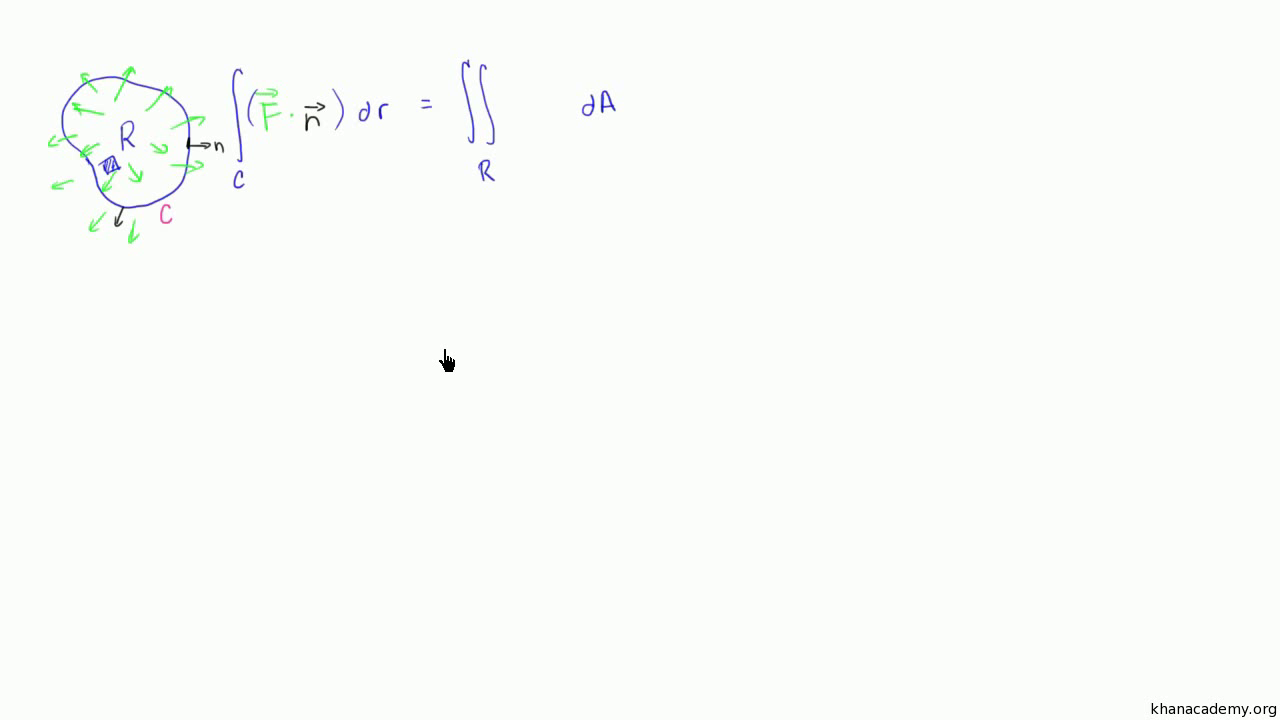
#> input picture Scripts/temp/capture_093779ms.png, 1280 x 720 px
$ python negatevideo.py temp/capture_093779ms.png   (older library calls are emulated)
#> lines starting #> are read from the running program, lines starting #| are printed output that depends on the picture
### Scripts/video.py
#!/usr/bin/env python
import os
import re
import cv2
import numpy as np
import processframe as pf
import ntpath
import sys
import util


class Keyframe:
    # [60 lines left out: functions __init__, new_visual_score, add_default_objs, set_newobj_mask, get_newobj, find_obj and 1 more, not called in this run]


    def fg_bbox(self, default_objs=[]):
        bbox = pf.fgbbox(self.fg_mask)
        return bbox

    # [20 lines left out: functions newobj_bbox, get_keyframes, not called in this run]

class Video:
    def __init__(self, filepath):
        self.filepath = filepath
        self.extension = os.path.splitext(filepath)[1]
        self.videoname = re.sub(self.extension, '', filepath)
        tempcap = cv2.VideoCapture(filepath)
        self.width = int(tempcap.get(3))
        self.height = int(tempcap.get(4))
        self.fps = np.rint(tempcap.get(5))
        self.numframes = np.rint(tempcap.get(7))
        self.startt = 0.0
        self.endt = (self.numframes / self.fps)*1e3
        self.fourcc = int(tempcap.get(6))
        tempcap.release()
        self.default_objs = []

    def add_default_obj(self, obj):
        self.default_objs.append(obj)
        return

    # [20 lines left out: function extract_foreground, not called in this run]


    def negate(self, outfile=None):
        cap = cv2.VideoCapture(self.filepath)
        if outfile==None:
            outfile = self.videoname + "_negate.avi"
        fourcc = cv2.cv.CV_FOURCC('D', 'I', 'V', 'X')
        out = cv2.VideoWriter(outfile, int(fourcc), self.fps, (self.width, self.height))
        while(cap.isOpened()):
            ret, frame = cap.read()
#> frame is the input picture: shape (720, 1280, 3); mean B, G, R 249.3, 252.3, 250.1
            if (ret == True):
                negframe = 255 - frame
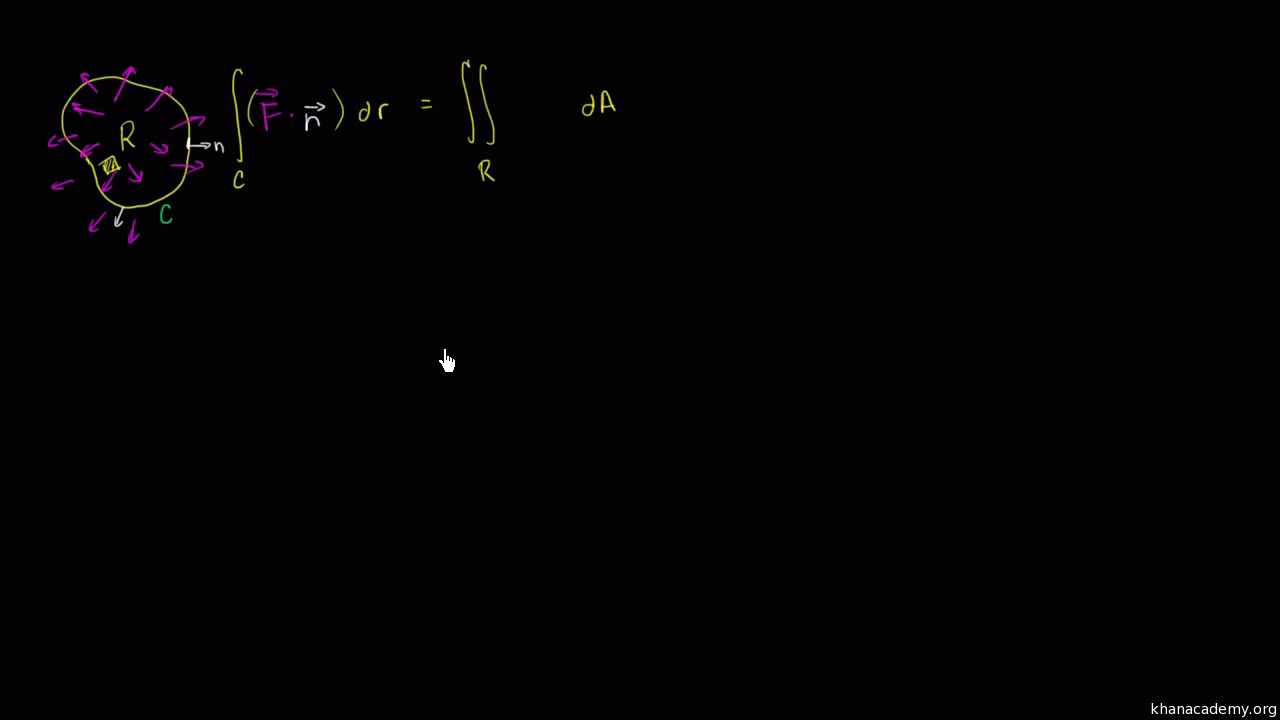
#> negframe: shape (720, 1280, 3); mean B, G, R 5.7, 2.7, 4.9
                out.write(negframe)
            else:
                break
        cap.release()
        out.release()
        newoutfile = self.videoname + "_negate.mp4"
#         os.rename(outfile, newoutfile)
        return newoutfile

    # [27 lines left out: function cut, not called in this run]

    def fid2ms(self, fid):
        return int(fid/self.fps * 1000)

    def fid2sec(self, fid):
        return int(fid/self.fps)

    def ms2fid(self, ms):
        return int(ms/1000.0*self.fps)

    # [91 lines left out: functions capture_frame, capture_keyframes_fid, captureframes_ms, not called in this run]

    def getframe_ms(self, t):
        fid = self.ms2fid(t)
        return self.captureframe(fid)

    def getframe_fid(self, fid):
        return self.captureframe(fid)

    # [35 lines left out: functions highlight_new, crop, not called in this run]


### Scripts/negatevideo.py
#!/usr/bin/env python
import numpy as np
import cv2
import sys
from video import Video
import os

if __name__ == "__main__":

    videopath = sys.argv[1]
    video = Video(videopath)
    video.negate()
